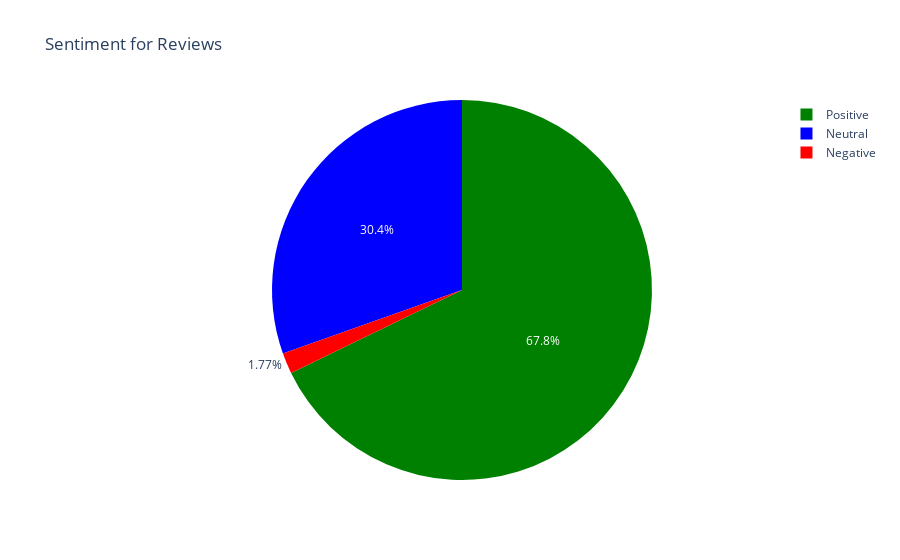

Notebook code for this chart:
### Code cell
#(Sample taken 360k Reviews)

colors = {
    'Positive': 'Green',
    'Neutral': 'Blue',
    'Negative': 'Red'
}

fig = go.Figure(data=[go.Pie(
    labels=sentiment_counts.index,
    values=sentiment_counts.values,
    textinfo='percent', 
    hoverinfo='label+value+percent',  
    marker=dict(colors=[colors[sentiment] for sentiment in sentiment_counts.index])
)])

fig.update_layout(
    title='Sentiment for Reviews'
)

fig.show()

### Figure 1 — Plotly figure (JSON) as saved in the notebook; plotly's stock layout.template omitted (floating-point values rounded to 4 significant figures)
{"data": [{"hoverinfo": "label+value+percent", "labels": ["Positive", "Neutral", "Negative"], "marker": {"colors": ["Green", "Blue", "Red"]}, "textinfo": "percent", "type": "pie", "values": [247272, 110927, 6449]}], "layout": {"title": {"text": "Sentiment for Reviews"}}}
